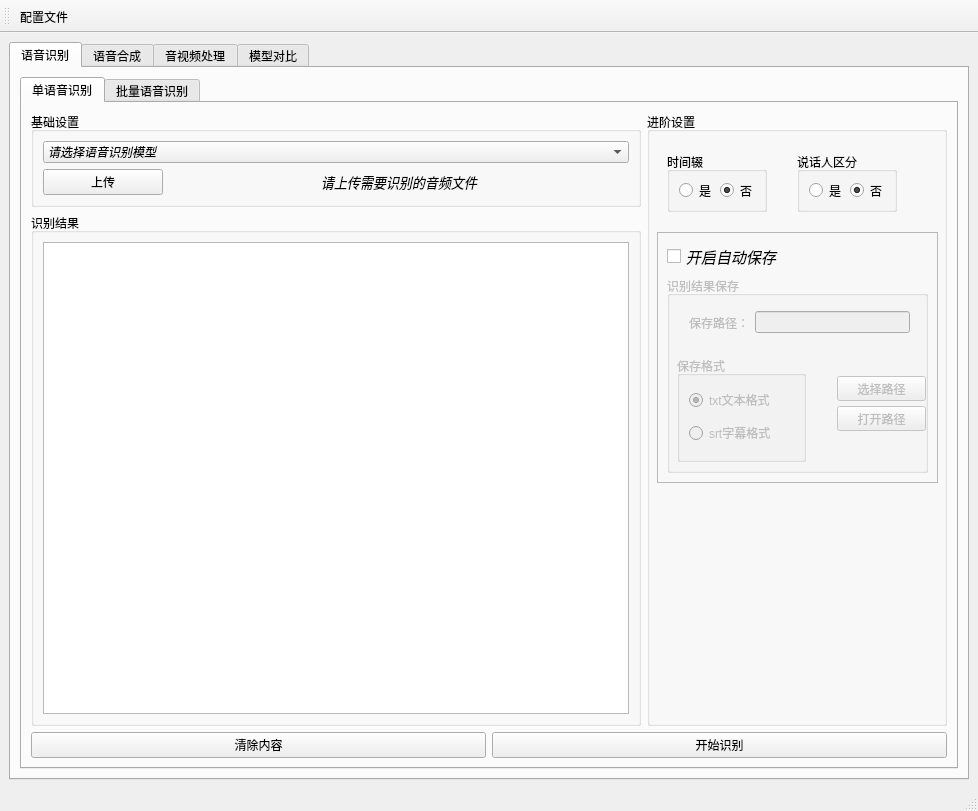
<?xml version="1.0" encoding="UTF-8"?>
<ui version="4.0">
 <class>MainWindow</class>
 <widget class="QMainWindow" name="MainWindow">
  <property name="geometry">
   <rect>
    <x>0</x>
    <y>0</y>
    <width>978</width>
    <height>811</height>
   </rect>
  </property>
  <property name="windowTitle">
   <string>FunASR-GUI</string>
  </property>
  <widget class="QWidget" name="centralwidget">
   <layout class="QGridLayout" name="gridLayout">
    <item row="0" column="0">
     <widget class="QTabWidget" name="tabWidget">
      <property name="currentIndex">
       <number>0</number>
      </property>
      <widget class="QWidget" name="tab_asr">
       <attribute name="title">
        <string>语音识别</string>
       </attribute>
       <layout class="QGridLayout" name="gridLayout_6">
        <item row="0" column="0">
         <widget class="QTabWidget" name="tabWidget_2">
          <property name="currentIndex">
           <number>0</number>
          </property>
          <widget class="QWidget" name="tab_single_asr">
           <attribute name="title">
            <string>单语音识别</string>
           </attribute>
           <layout class="QGridLayout" name="gridLayout_11">
            <item row="0" column="0">
             <layout class="QHBoxLayout" name="horizontalLayout_2">
              <item>
               <layout class="QVBoxLayout" name="verticalLayout">
                <item>
                 <widget class="QGroupBox" name="groupBox">
                  <property name="title">
                   <string>基础设置</string>
                  </property>
                  <layout class="QGridLayout" name="gridLayout_2">
                   <item row="1" column="0">
                    <layout class="QHBoxLayout" name="horizontalLayout">
                     <item>
                      <widget class="QPushButton" name="btn_upload_audio">
                       <property name="maximumSize">
                        <size>
                         <width>120</width>
                         <height>80</height>
                        </size>
                       </property>
                       <property name="text">
                        <string>上传</string>
                       </property>
                      </widget>
                     </item>
                     <item>
                      <widget class="QLabel" name="label_audioname">
                       <property name="font">
                        <font>
                         <pointsize>10</pointsize>
                         <italic>true</italic>
                         <bold>false</bold>
                        </font>
                       </property>
                       <property name="text">
                        <string>请上传需要识别的音频文件</string>
                       </property>
                       <property name="alignment">
                        <set>Qt::AlignmentFlag::AlignCenter</set>
                       </property>
                      </widget>
                     </item>
                    </layout>
                   </item>
                   <item row="0" column="0">
                    <widget class="QComboBox" name="combox_modelSelect">
                     <property name="font">
                      <font>
                       <italic>true</italic>
                      </font>
                     </property>
                     <item>
                      <property name="text">
                       <string>请选择语音识别模型</string>
                      </property>
                     </item>
                    </widget>
                   </item>
                  </layout>
                 </widget>
                </item>
                <item>
                 <widget class="QGroupBox" name="groupBox_2">
                  <property name="minimumSize">
                   <size>
                    <width>300</width>
                    <height>0</height>
                   </size>
                  </property>
                  <property name="title">
                   <string>识别结果</string>
                  </property>
                  <layout class="QGridLayout" name="gridLayout_3">
                   <item row="0" column="0">
                    <widget class="QTextEdit" name="txtEdit_result">
                     <property name="readOnly">
                      <bool>true</bool>
                     </property>
                    </widget>
                   </item>
                  </layout>
                 </widget>
                </item>
               </layout>
              </item>
              <item>
               <widget class="QGroupBox" name="groupBox_3">
                <property name="minimumSize">
                 <size>
                  <width>300</width>
                  <height>120</height>
                 </size>
                </property>
                <property name="maximumSize">
                 <size>
                  <width>200</width>
                  <height>1200</height>
                 </size>
                </property>
                <property name="title">
                 <string>进阶设置</string>
                </property>
                <widget class="QGroupBox" name="groupBox_4">
                 <property name="geometry">
                  <rect>
                   <x>20</x>
                   <y>40</y>
                   <width>100</width>
                   <height>60</height>
                  </rect>
                 </property>
                 <property name="minimumSize">
                  <size>
                   <width>50</width>
                   <height>60</height>
                  </size>
                 </property>
                 <property name="maximumSize">
                  <size>
                   <width>100</width>
                   <height>80</height>
                  </size>
                 </property>
                 <property name="title">
                  <string>时间辍</string>
                 </property>
                 <layout class="QGridLayout" name="gridLayout_4">
                  <item row="0" column="0">
                   <widget class="QRadioButton" name="radiobtn_timestampY">
                    <property name="text">
                     <string>是</string>
                    </property>
                   </widget>
                  </item>
                  <item row="0" column="1">
                   <widget class="QRadioButton" name="radiobtn_timestampN">
                    <property name="text">
                     <string>否</string>
                    </property>
                    <property name="checked">
                     <bool>true</bool>
                    </property>
                   </widget>
                  </item>
                 </layout>
                </widget>
                <widget class="QGroupBox" name="groupBox_5">
                 <property name="geometry">
                  <rect>
                   <x>150</x>
                   <y>40</y>
                   <width>100</width>
                   <height>60</height>
                  </rect>
                 </property>
                 <property name="minimumSize">
                  <size>
                   <width>50</width>
                   <height>60</height>
                  </size>
                 </property>
                 <property name="maximumSize">
                  <size>
                   <width>100</width>
                   <height>80</height>
                  </size>
                 </property>
                 <property name="title">
                  <string>说话人区分</string>
                 </property>
                 <layout class="QGridLayout" name="gridLayout_5">
                  <item row="0" column="0">
                   <widget class="QRadioButton" name="radiobtn_spkY">
                    <property name="text">
                     <string>是</string>
                    </property>
                   </widget>
                  </item>
                  <item row="0" column="1">
                   <widget class="QRadioButton" name="radiobtn_spkN">
                    <property name="text">
                     <string>否</string>
                    </property>
                    <property name="checked">
                     <bool>true</bool>
                    </property>
                   </widget>
                  </item>
                 </layout>
                </widget>
                <widget class="QFrame" name="frame">
                 <property name="enabled">
                  <bool>true</bool>
                 </property>
                 <property name="geometry">
                  <rect>
                   <x>10</x>
                   <y>120</y>
                   <width>281</width>
                   <height>251</height>
                  </rect>
                 </property>
                 <property name="frameShape">
                  <enum>QFrame::Shape::StyledPanel</enum>
                 </property>
                 <property name="frameShadow">
                  <enum>QFrame::Shadow::Raised</enum>
                 </property>
                 <widget class="QGroupBox" name="groupBox_asrSave">
                  <property name="enabled">
                   <bool>false</bool>
                  </property>
                  <property name="geometry">
                   <rect>
                    <x>10</x>
                    <y>44</y>
                    <width>261</width>
                    <height>197</height>
                   </rect>
                  </property>
                  <property name="title">
                   <string>识别结果保存</string>
                  </property>
                  <widget class="QPushButton" name="btn_asrResultDirSelect">
                   <property name="geometry">
                    <rect>
                     <x>170</x>
                     <y>100</y>
                     <width>89</width>
                     <height>25</height>
                    </rect>
                   </property>
                   <property name="text">
                    <string>选择路径</string>
                   </property>
                  </widget>
                  <widget class="QGroupBox" name="groupBox_10">
                   <property name="geometry">
                    <rect>
                     <x>10</x>
                     <y>80</y>
                     <width>129</width>
                     <height>106</height>
                    </rect>
                   </property>
                   <property name="title">
                    <string>保存格式</string>
                   </property>
                   <layout class="QVBoxLayout" name="verticalLayout_2">
                    <item>
                     <widget class="QRadioButton" name="radioBtn_asrSaveTxtMode">
                      <property name="text">
                       <string>txt文本格式</string>
                      </property>
                      <property name="checked">
                       <bool>true</bool>
                      </property>
                     </widget>
                    </item>
                    <item>
                     <widget class="QRadioButton" name="radioBtn_asrSaveSrtMode">
                      <property name="text">
                       <string>srt字幕格式</string>
                      </property>
                     </widget>
                    </item>
                   </layout>
                  </widget>
                  <widget class="QPushButton" name="btn_asrResultDirOpen">
                   <property name="geometry">
                    <rect>
                     <x>170</x>
                     <y>130</y>
                     <width>89</width>
                     <height>25</height>
                    </rect>
                   </property>
                   <property name="text">
                    <string>打开路径</string>
                   </property>
                  </widget>
                  <widget class="QLabel" name="lab_asrSaveMessage">
                   <property name="geometry">
                    <rect>
                     <x>10</x>
                     <y>60</y>
                     <width>241</width>
                     <height>17</height>
                    </rect>
                   </property>
                   <property name="font">
                    <font>
                     <italic>true</italic>
                    </font>
                   </property>
                   <property name="text">
                    <string/>
                   </property>
                  </widget>
                  <widget class="QWidget" name="">
                   <property name="geometry">
                    <rect>
                     <x>22</x>
                     <y>31</y>
                     <width>221</width>
                     <height>31</height>
                    </rect>
                   </property>
                   <layout class="QHBoxLayout" name="horizontalLayout_3">
                    <item>
                     <widget class="QLabel" name="label_2">
                      <property name="maximumSize">
                       <size>
                        <width>60</width>
                        <height>16777215</height>
                       </size>
                      </property>
                      <property name="text">
                       <string>保存路径：</string>
                      </property>
                     </widget>
                    </item>
                    <item>
                     <widget class="QLineEdit" name="lineEdit_asrSavaDir">
                      <property name="maximumSize">
                       <size>
                        <width>160</width>
                        <height>16777215</height>
                       </size>
                      </property>
                     </widget>
                    </item>
                   </layout>
                  </widget>
                 </widget>
                 <widget class="QCheckBox" name="chkbox_asrResultSave">
                  <property name="enabled">
                   <bool>true</bool>
                  </property>
                  <property name="geometry">
                   <rect>
                    <x>10</x>
                    <y>10</y>
                    <width>121</width>
                    <height>28</height>
                   </rect>
                  </property>
                  <property name="font">
                   <font>
                    <pointsize>11</pointsize>
                    <italic>true</italic>
                   </font>
                  </property>
                  <property name="text">
                   <string>开启自动保存</string>
                  </property>
                 </widget>
                </widget>
               </widget>
              </item>
             </layout>
            </item>
            <item row="1" column="0">
             <layout class="QHBoxLayout" name="horizontalLayout_7">
              <item>
               <widget class="QPushButton" name="btn_asr_clear">
                <property name="text">
                 <string>清除内容</string>
                </property>
               </widget>
              </item>
              <item>
               <widget class="QPushButton" name="btn_asr">
                <property name="text">
                 <string>开始识别</string>
                </property>
               </widget>
              </item>
             </layout>
            </item>
           </layout>
          </widget>
          <widget class="QWidget" name="tab_batch_asr">
           <attribute name="title">
            <string>批量语音识别</string>
           </attribute>
           <layout class="QGridLayout" name="gridLayout_10">
            <item row="0" column="0">
             <layout class="QVBoxLayout" name="verticalLayout_4">
              <item>
               <widget class="QComboBox" name="combox_modelSelect_batch">
                <property name="font">
                 <font>
                  <italic>true</italic>
                 </font>
                </property>
                <item>
                 <property name="text">
                  <string>请选择语音识别模型</string>
                 </property>
                </item>
               </widget>
              </item>
              <item>
               <layout class="QHBoxLayout" name="horizontalLayout_6">
                <item>
                 <widget class="QGroupBox" name="groupBox_9">
                  <property name="maximumSize">
                   <size>
                    <width>250</width>
                    <height>16777215</height>
                   </size>
                  </property>
                  <property name="title">
                   <string>模式选择</string>
                  </property>
                  <layout class="QGridLayout" name="gridLayout_9">
                   <item row="0" column="0">
                    <widget class="QGroupBox" name="groupBox_11">
                     <property name="minimumSize">
                      <size>
                       <width>50</width>
                       <height>60</height>
                      </size>
                     </property>
                     <property name="maximumSize">
                      <size>
                       <width>100</width>
                       <height>80</height>
                      </size>
                     </property>
                     <property name="title">
                      <string>时间辍</string>
                     </property>
                     <layout class="QGridLayout" name="gridLayout_7">
                      <item row="0" column="0">
                       <widget class="QRadioButton" name="radiobtn_timestampY_batch_asr">
                        <property name="text">
                         <string>是</string>
                        </property>
                       </widget>
                      </item>
                      <item row="0" column="1">
                       <widget class="QRadioButton" name="radiobtn_timestampN_batch_asr">
                        <property name="text">
                         <string>否</string>
                        </property>
                        <property name="checked">
                         <bool>true</bool>
                        </property>
                       </widget>
                      </item>
                     </layout>
                    </widget>
                   </item>
                   <item row="0" column="1">
                    <widget class="QGroupBox" name="groupBox_12">
                     <property name="minimumSize">
                      <size>
                       <width>50</width>
                       <height>60</height>
                      </size>
                     </property>
                     <property name="maximumSize">
                      <size>
                       <width>100</width>
                       <height>80</height>
                      </size>
                     </property>
                     <property name="title">
                      <string>说话人区分</string>
                     </property>
                     <layout class="QGridLayout" name="gridLayout_8">
                      <item row="0" column="0">
                       <widget class="QRadioButton" name="radiobtn_spkY_batch_asr">
                        <property name="text">
                         <string>是</string>
                        </property>
                       </widget>
                      </item>
                      <item row="0" column="1">
                       <widget class="QRadioButton" name="radiobtn_spkN_batch_asr">
                        <property name="text">
                         <string>否</string>
                        </property>
                        <property name="checked">
                         <bool>true</bool>
                        </property>
                       </widget>
                      </item>
                     </layout>
                    </widget>
                   </item>
                  </layout>
                 </widget>
                </item>
                <item>
                 <widget class="QGroupBox" name="groupBox_13">
                  <property name="maximumSize">
                   <size>
                    <width>150</width>
                    <height>16777215</height>
                   </size>
                  </property>
                  <property name="title">
                   <string>保存格式</string>
                  </property>
                  <layout class="QVBoxLayout" name="verticalLayout_3">
                   <item>
                    <widget class="QRadioButton" name="radioBtn_batch_asrSaveTxtMode">
                     <property name="text">
                      <string>txt文本格式</string>
                     </property>
                     <property name="checked">
                      <bool>true</bool>
                     </property>
                    </widget>
                   </item>
                   <item>
                    <widget class="QRadioButton" name="radioBtn_batch_asrSaveSrtMode">
                     <property name="text">
                      <string>srt字幕格式</string>
                     </property>
                    </widget>
                   </item>
                  </layout>
                 </widget>
                </item>
               </layout>
              </item>
              <item>
               <layout class="QHBoxLayout" name="horizontalLayout_4">
                <item>
                 <widget class="QLabel" name="label_3">
                  <property name="text">
                   <string>批量识别目录：</string>
                  </property>
                 </widget>
                </item>
                <item>
                 <widget class="QLineEdit" name="lineEdit_batch_asr_inputDir">
                  <property name="minimumSize">
                   <size>
                    <width>300</width>
                    <height>0</height>
                   </size>
                  </property>
                 </widget>
                </item>
                <item>
                 <widget class="QPushButton" name="btn_batch_asr_inputDir_select">
                  <property name="text">
                   <string>选择目录</string>
                  </property>
                 </widget>
                </item>
                <item>
                 <widget class="QPushButton" name="btn_batch_asr_inputDir_open">
                  <property name="text">
                   <string>打开目录</string>
                  </property>
                 </widget>
                </item>
               </layout>
              </item>
              <item>
               <layout class="QHBoxLayout" name="horizontalLayout_5">
                <item>
                 <widget class="QLabel" name="label_4">
                  <property name="text">
                   <string>识别结果目录：</string>
                  </property>
                 </widget>
                </item>
                <item>
                 <widget class="QLineEdit" name="lineEdit_batch_asr_outputDir">
                  <property name="minimumSize">
                   <size>
                    <width>300</width>
                    <height>0</height>
                   </size>
                  </property>
                 </widget>
                </item>
                <item>
                 <widget class="QPushButton" name="btn_batch_asr_outputDir_select">
                  <property name="text">
                   <string>选择目录</string>
                  </property>
                 </widget>
                </item>
                <item>
                 <widget class="QPushButton" name="btn_batch_asr_outputDir_open">
                  <property name="text">
                   <string>打开目录</string>
                  </property>
                 </widget>
                </item>
               </layout>
              </item>
              <item>
               <widget class="QGroupBox" name="groupBox_14">
                <property name="minimumSize">
                 <size>
                  <width>0</width>
                  <height>400</height>
                 </size>
                </property>
                <property name="title">
                 <string>批量识别结果</string>
                </property>
                <layout class="QVBoxLayout" name="verticalLayout_5">
                 <item>
                  <widget class="QPlainTextEdit" name="plainTextEdit_batch_asr_result">
                   <property name="minimumSize">
                    <size>
                     <width>0</width>
                     <height>280</height>
                    </size>
                   </property>
                  </widget>
                 </item>
                 <item>
                  <widget class="QPushButton" name="btn_batch_asr">
                   <property name="text">
                    <string>开始批量识别</string>
                   </property>
                  </widget>
                 </item>
                </layout>
               </widget>
              </item>
             </layout>
            </item>
           </layout>
          </widget>
         </widget>
        </item>
       </layout>
      </widget>
      <widget class="QWidget" name="tab_tts">
       <attribute name="title">
        <string>语音合成</string>
       </attribute>
       <widget class="QGroupBox" name="groupBox_7">
        <property name="geometry">
         <rect>
          <x>20</x>
          <y>10</y>
          <width>601</width>
          <height>121</height>
         </rect>
        </property>
        <property name="title">
         <string>基础设置</string>
        </property>
       </widget>
       <widget class="QGroupBox" name="groupBox_8">
        <property name="geometry">
         <rect>
          <x>20</x>
          <y>170</y>
          <width>621</width>
          <height>241</height>
         </rect>
        </property>
        <property name="title">
         <string>进阶设置</string>
        </property>
        <widget class="QGroupBox" name="groupBox_6">
         <property name="geometry">
          <rect>
           <x>20</x>
           <y>30</y>
           <width>211</width>
           <height>111</height>
          </rect>
         </property>
         <property name="title">
          <string>音频</string>
         </property>
         <widget class="QLabel" name="label">
          <property name="geometry">
           <rect>
            <x>10</x>
            <y>30</y>
            <width>67</width>
            <height>17</height>
           </rect>
          </property>
          <property name="text">
           <string>说话速度</string>
          </property>
         </widget>
        </widget>
       </widget>
      </widget>
      <widget class="QWidget" name="tab_audioprocess">
       <attribute name="title">
        <string>音视频处理</string>
       </attribute>
      </widget>
      <widget class="QWidget" name="tab_asrModelCompare">
       <attribute name="title">
        <string>模型对比</string>
       </attribute>
      </widget>
     </widget>
    </item>
   </layout>
  </widget>
  <widget class="QStatusBar" name="statusbar"/>
  <widget class="QToolBar" name="toolBar">
   <property name="windowTitle">
    <string>toolBar</string>
   </property>
   <attribute name="toolBarArea">
    <enum>TopToolBarArea</enum>
   </attribute>
   <attribute name="toolBarBreak">
    <bool>false</bool>
   </attribute>
   <addaction name="act_open_setting_file"/>
  </widget>
  <action name="act_open_setting_file">
   <property name="text">
    <string>配置文件</string>
   </property>
   <property name="menuRole">
    <enum>QAction::MenuRole::NoRole</enum>
   </property>
  </action>
 </widget>
 <resources/>
 <connections/>
</ui>
